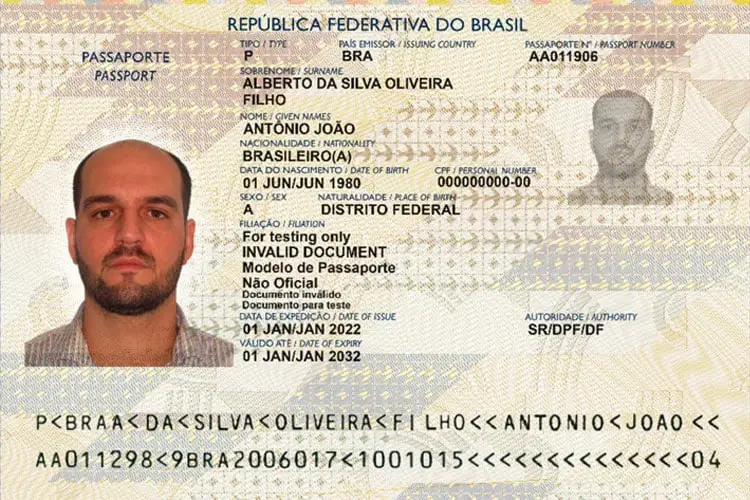
#> input picture assets/images/passaport.webp, 750 x 500 px; its folder holds only this picture in this run
$ python passaport.py
#> lines starting #> are read from the running program, lines starting #| are printed output that depends on the picture; after the words box and inside, x2 and y2 are one past the last pixel; in counts of white or black regions, pixels touching at a corner belong together
import cv2
import pytesseract
from PIL import Image
import os

# Segmentção da Imagem - region of interest (ROI)

# Carregar pasta de imagens
folder = "assets/images"

# Reconhecer todas as imagens da pasta
for image in os.listdir(folder):
    # Extrair o nome de cada imagem
    name, extension = os.path.splitext(image)

    print(f"Imagem: {image} \n")

    image = cv2.imread(f"{folder}/{image}")
#> image is the input picture: shape (500, 750, 3); mean B, G, R 184.9, 202.7, 213.5

    # Convertendo para escala de cinza
    gray_image = cv2.cvtColor(image, cv2.COLOR_BGR2GRAY)
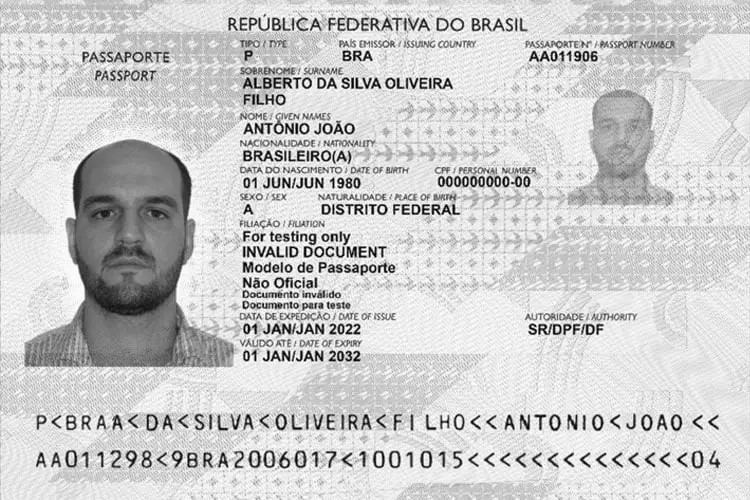
#> gray_image: shape (500, 750); min 0, max 255, mean 203.9

    # Aplicar a limiarização
    ret, thresholded = cv2.threshold(gray_image, 115, 255, cv2.THRESH_BINARY)
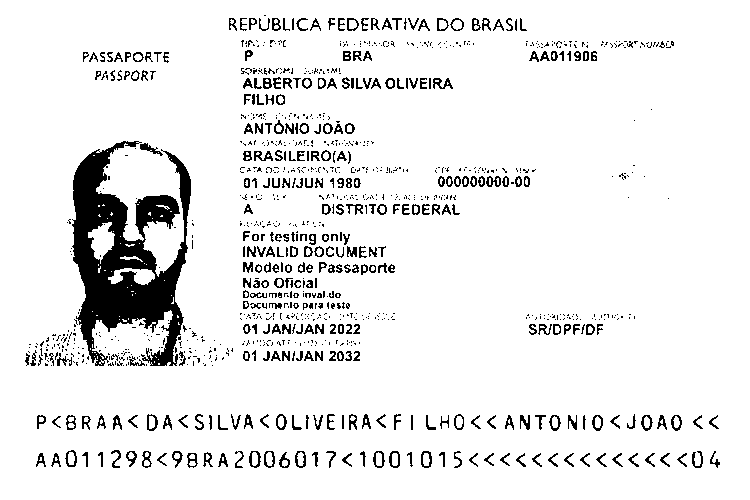
#> thresholded: shape (500, 750); 91.8% white; 1085 black regions (759 under 20 px), largest, box (x1, y1, x2, y2) and area: (72, 141, 191, 366) 12772, (433, 78, 453, 89) 109, (140, 143, 163, 156) 109

    # Suavização para remover ruido
    blurred_image = cv2.GaussianBlur(thresholded, (3, 3), 0)
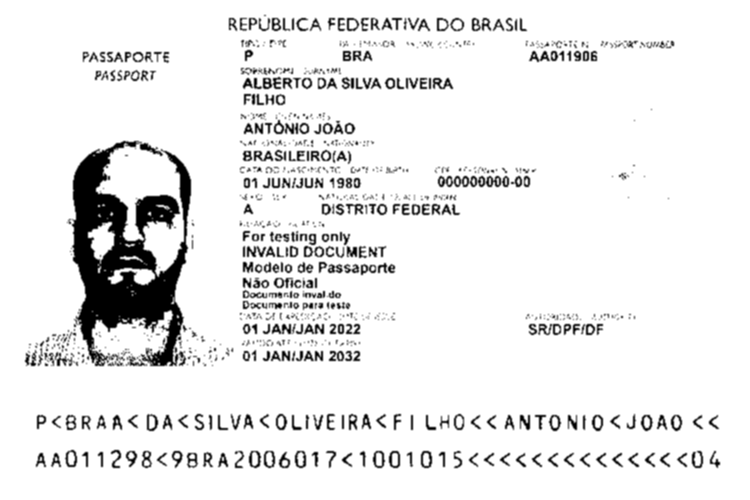
#> blurred_image: shape (500, 750); min 0, max 255, mean 234.1

    # Definir coordenadas e dimensões do ROI
    x = 225 # posição x do canto superior esquerdo do ROI
    y = 60 # posição y do canto superior esquerdo do ROI
    w = 300 # largura da roi
    h = 50 # altura da roi

    roi = blurred_image[y:y+h, x: x+w]
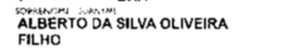
#> roi: shape (50, 300); min 0, max 255, mean 231.7

    # Desenhar retângulo na imagem original
    cv2.rectangle(image, (x, y), (x + w, y + h), (255, 0, 255), 5) # Verde
    cv2.rectangle(image, (x, y+50), (x + w, (y+50) + (h-25)), (175, 12, 255), 5) # Verde
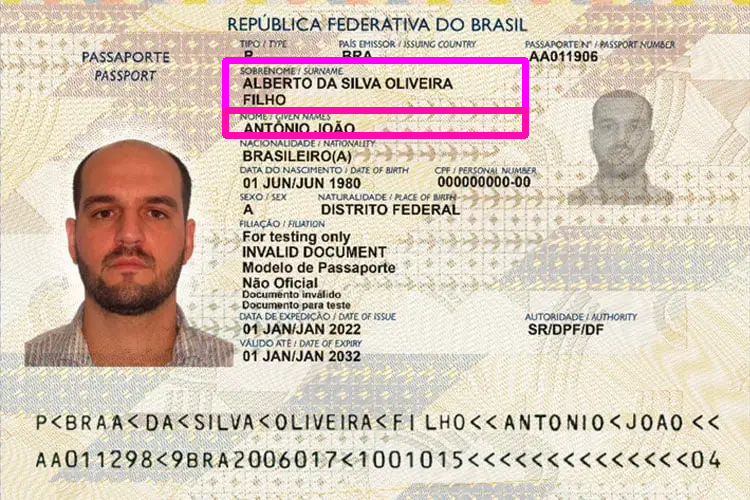
#> image: shape (500, 750, 3); mean B, G, R 185.3, 198.7, 214.1

    # Mostrar a imagem orignial com o roi destacado
    cv2.imshow("Imagem oringial com ROI", image)
    cv2.waitKey(0)
    cv2.destroyAllWindows()

    # Mostrar a imagem segmentada
    cv2.imshow("ROI", roi)
    cv2.waitKey(0)
    cv2.destroyAllWindows()

    # Salvar imagens
    cv2.imwrite(f"assets/images/ROI/{name}-blurred-image{extension}", blurred_image) # suavização
    cv2.imwrite(f"assets/images/ROI/{name}-gray{extension}", gray_image) # escala de cinza

    pytesseract.pytesseract.tesseract_cmd = r'C:/Program Files/Tesseract-OCR/tesseract.exe'

    # blurred image
#> (the run stopped early here; a loop or call above may not have finished)
